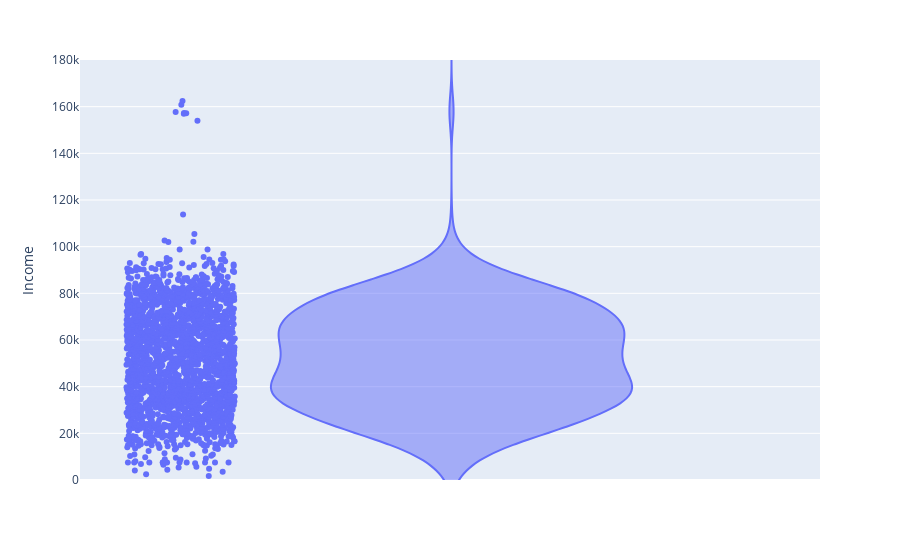

The cell this chart's notebook holds for it:
### Code cell
anything = px.violin(dfwine, y = 'Income', points = 'all')
anything.update_layout(yaxis_range=[0, 180000])

### Figure 1 — Plotly figure (JSON) as saved in the notebook; plotly's stock layout.template omitted (floating-point values rounded to 4 significant figures; data arrays with more than 128 entries replaced by an {"elided": "..."} marker saying what was removed)
{"data": [{"alignmentgroup": "True", "box": {"visible": false}, "hovertemplate": "Income=%{y}<extra></extra>", "legendgroup": "", "marker": {"color": "#636efa"}, "name": "", "offsetgroup": "", "orientation": "v", "points": "all", "scalegroup": "True", "showlegend": false, "type": "violin", "x0": " ", "xaxis": "x", "y": {"elided": "2240 float values"}, "y0": " ", "yaxis": "y"}], "layout": {"legend": {"tracegroupgap": 0}, "margin": {"t": 60}, "violinmode": "group", "xaxis": {"anchor": "y", "domain": [0, 1]}, "yaxis": {"anchor": "x", "domain": [0, 1], "range": [0, 180000], "title": {"text": "Income"}}}}
